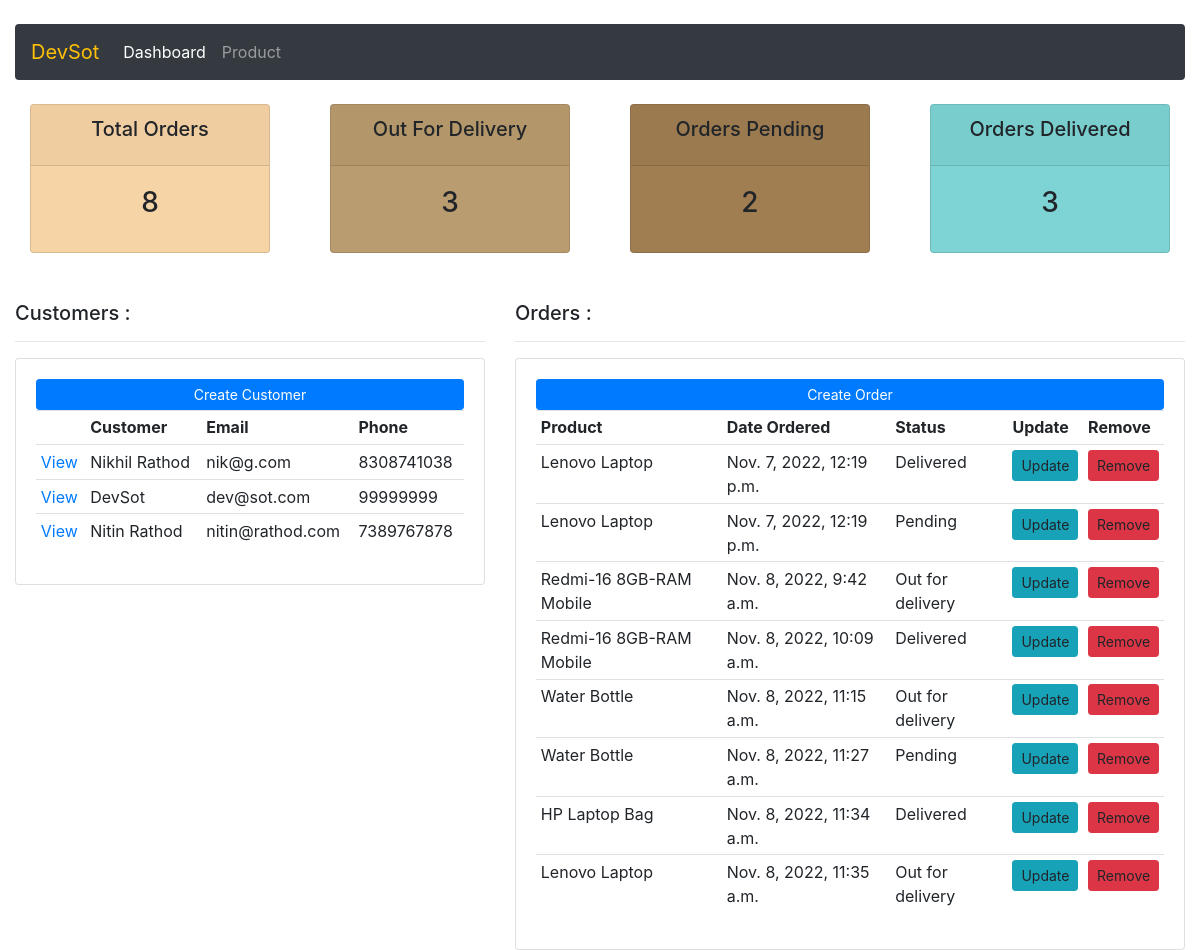
The page / on the database its author committed.
### nik_app/models.py (models this page shows, shortened)
class Customer(models.Model):
    name = models.CharField(max_length=50,null=True)
    phone = models.CharField(max_length=50,null=True)
    email = models.EmailField()
    date_created = models.DateTimeField(auto_now_add=True, null=True)

class Order(models.Model):
    STATUS=(
        ('Pending','Pending'),
        ('Out for delivery','Out for delivery'),
        ('Delivered','Delivered')
    )
    customer = models.ForeignKey(Customer, null=True, on_delete=models.SET_NULL)
    product = models.ForeignKey(Product, null=True, on_delete=models.SET_NULL)
    date_created = models.DateTimeField(auto_now_add=True, null=True)
    status = models.CharField(max_length=50,null=True, choices=STATUS)

class Product(models.Model):
    CATEGORY=(
        ('Indoor', 'Indoor'),
        ('Out Door', 'Out Door'),
    )
    name = models.CharField(max_length=50,null=True)
    price = models.FloatField()
    category = models.CharField(max_length=50,null=True, choices= CATEGORY)
    description = models.CharField(max_length=200,null=True, blank=True)
    date_created = models.DateTimeField(auto_now_add=True,null=True)
    tags = models.ManyToManyField(Tags)
    def __str__(self):
        return self.name

### nik_app/views.py (the view)
# urls.py: path('',views.dashboard, name ="Home"),
def dashboard(request):
    person = Customer.objects.all()
    order = Order.objects.all()
    total_orders = order.count()
    orders_deliverd = order.filter(status = 'Delivered').count()
    orders_pending = order.filter(status = 'Pending').count()
    out_for_delivery = total_orders - (orders_deliverd + orders_pending)
    context = {
        'person': person,
        'order': order,
        'total_orders':total_orders,
        'orders_deliverd':orders_deliverd,
        'orders_pending':orders_pending,
        'out_for_delivery':out_for_delivery
    }
    return render(request,'nik-app/dashboard.html', context)

### template/nik-app/dashboard.html
{% extends 'nik-app/base.html' %}
{% block content %}
{% include 'nik-app/status.html' %}
<div class="row">
    <div class="col-md-5">
        <h5>Customers : </h5>
        <hr>
        <div class="card card-body">
            <a class="btn btn-primary btn-sm btn-block" href="">Create Customer</a>
            <table class="table table-sm">
                <tr class="font-weight-light">
                    <th></th>
                    <th>Customer</th>
                    <th>Email</th>
                    <th>Phone</th>
                </tr>
                {% for itm in person %}
                <tr>
                    <td><a href="{% url 'Customer' itm.id %}">View</a></td>
                    <td>{{itm.name}}</td>
                    <td>{{itm.email}}</td>
                    <td>{{itm.phone}}</td>
                </tr>
                {% endfor %}
            </table>
        </div>
    </div>
    <div class="col-md-7">
        <h5>Orders : </h5>
        <hr>
        <div class="card card-body">
            <a class="btn btn-primary btn-sm btn-block" href="">Create Order</a>
            <table class="table table-sm">
                <tr>
                    <th>Product</th>
                    <th>Date Ordered</th>
                    <th>Status</th>
                    <th>Update</th>
                    <th>Remove</th>
                </tr>
                {% for odr in order %}
                    <tr>
                        <td>{{odr.product}}</td>
                        <td>{{odr.date_created}}</td>
                        <td>{{odr.status}}</td>
                        <td><a class="btn btn-sm btn-info">Update</td>
                        <td><a class="btn btn-sm btn-danger">Remove</td>
                    </tr>
                {% endfor %}
            </table>
        </div>
    </div>
</div>
{% endblock %}

### template/nik-app/base.html (shortened to what this page needs)
<!DOCTYPE html>
<html lang="en">
{% load static %}
<head>
    <link rel="stylesheet" href="https://cdn.jsdelivr.net/npm/bootstrap@4.0.0/dist/css/bootstrap.min.css">
    <link rel="stylesheet" type="text/css" href="{% static 'css/main.css'  %}">
</head>
<body>
    <div class="container-fluid">
        {% include 'nik-app/navbar.html' %}
        {% block content %}
        {% endblock %}
    </div>
</body>
</html>

### template/nik-app/navbar.html (shortened to what this page needs)
{% load static %}
<br>
<nav class="navbar navbar-expand-lg navbar-dark bg-dark rounded">
    <a class="navbar-brand " href="{% url 'Home' %}"><span class="text-warning">DevSot</span></a>
    <div class="collapse navbar-collapse" id="navbarNav">
      <ul class="navbar-nav">
        <li class="nav-item active">
          <a class="nav-link" href="{% url 'Home' %}">Dashboard <span class="sr-only">(current)</span></a>
        </li>
        <li class="nav-item">
          <a class="nav-link" href="{% url 'Product' %}">Product</a>
        </li>
      </ul>
    </div>
  </nav>

### template/nik-app/status.html
<br/>
<div class="row">
    <div class="col">
        <div class="col-md">
            <div class="card text-center mb-5" id="total-orders">
                <div class="card-header">
                    <h5 class="card-title">Total Orders</h5>
                </div>
                <div class="card-body">
                    <h3 class="card-title">{{total_orders}}</h3>
                </div>
            </div>
        </div>
    </div>
    <div class="col">
        <div class="col-md">
            <div class="card text-center mb-5" id="out_for_delivery">
                <div class="card-header">
                    <h5 class="card-title">Out For Delivery</h5>
                </div>
                <div class="card-body">
                    <h3 class="card-title">{{out_for_delivery}}</h3>
                </div>
            </div>
        </div>
    </div>
    <div class="col">
        <div class="col-md">
            <div class="card text-center mb-3" id="orders-pending">
                <div class="card-header">
                    <h5 class="card-title">Orders Pending</h5>
                </div>
                <div class="card-body">
                    <h3 class="card-title">{{orders_pending}}</h3>
                </div>
            </div>
        </div>
    </div>
    <div class="col">
        <div class="col-md">
            <div class="card text-center mb-3" id="orders-delivered">
                <div class="card-header">
                    <h5 class="card-title">Orders Delivered</h5>
                </div>
                <div class="card-body">
                    <h3 class="card-title">{{orders_deliverd}}</h3>
                </div>
            </div>
        </div>
    </div>
</div>

### static/css/main.css (style rules this page uses)
#total-orders { background-color:rgb(247, 212, 166); }
#out_for_delivery { background-color: rgb(185, 156, 111); }
#orders-delivered { background-color:rgb(126, 212, 212); }
#orders-pending { background-color:rgb(161, 126, 82); }

### rows shown on the page
Customer: name "Nikhil Rathod", email "nik@g.com", phone "8308741038"
Customer: name "DevSot", email "dev@sot.com", phone "99999999"
Customer: name "Nitin Rathod", email "nitin@rathod.com", phone "7389767878"
Order: product "Lenovo Laptop", date_created "Nov. 7, 2022, 12:19 p.m.", status "Delivered"
Order: product "Lenovo Laptop", date_created "Nov. 7, 2022, 12:19 p.m.", status "Pending"
Order: product "Redmi-16 8GB-RAM Mobile", date_created "Nov. 8, 2022, 9:42 a.m.", status "Out for delivery"
Order: product "Redmi-16 8GB-RAM Mobile", date_created "Nov. 8, 2022, 10:09 a.m.", status "Delivered"
Order: product "Water Bottle", date_created "Nov. 8, 2022, 11:15 a.m.", status "Out for delivery"
Order: product "Water Bottle", date_created "Nov. 8, 2022, 11:27 a.m.", status "Pending"
Order: product "HP Laptop Bag", date_created "Nov. 8, 2022, 11:34 a.m.", status "Delivered"
Order: product "Lenovo Laptop", date_created "Nov. 8, 2022, 11:35 a.m.", status "Out for delivery"

### other values the page prints
{{ total_orders }} "8"
{{ out_for_delivery }} "3"
{{ orders_pending }} "2"
{{ orders_deliverd }} "3"
